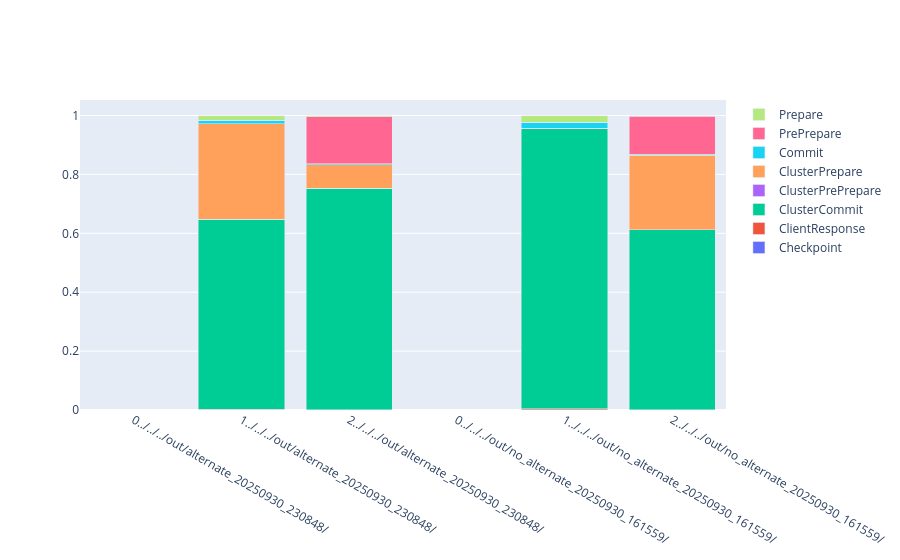

Notebook source saved alongside this figure:
### Code cell
types = ["Checkpoint",	"ClientResponse"	,"ClusterCommit"	,"ClusterPrePrepare"	,"ClusterPrepare"	,"Commit"	,"PrePrepare"	,"Prepare"]

average_by_folder_and_role = df_with_bytes.groupby(["folder","Role"]).mean(numeric_only=True).reset_index()
total_bytes_sent = average_by_folder_and_role[["folder","Role"]+types].groupby(["folder","Role"]).sum().sum(axis=1).reset_index().set_index(["folder","Role"])
total_bytes_sent[0].index.set_names(['folder', 'Role'], inplace=True)

normalized_bytes_per_folder = (
    average_by_folder_and_role.set_index(["folder", "Role"])[types]
    .div(total_bytes_sent[0], axis=0)
    .reset_index()
)
normalized_bytes_per_folder["Role"]=average_by_folder_and_role["Role"]
fig = go.Figure()

for typ in types:
    fig.add_trace(go.Bar(x=normalized_bytes_per_folder.Role.apply(str)+normalized_bytes_per_folder.folder.apply(str),y=normalized_bytes_per_folder[typ],name=typ))
fig.update_layout(barmode='stack')
fig.show()

### Figure 1 — Plotly figure (JSON) as saved in the notebook; plotly's stock layout.template omitted (floating-point values rounded to 4 significant figures)
{"data": [{"name": "Checkpoint", "type": "bar", "x": ["0../../../out/alternate_20250930_230848/", "1../../../out/alternate_20250930_230848/", "2../../../out/alternate_20250930_230848/", "0../../../out/no_alternate_20250930_161559/", "1../../../out/no_alternate_20250930_161559/", "2../../../out/no_alternate_20250930_161559/"], "y": [NaN, 3.027e-05, 7.317e-06, NaN, 4.488e-05, 5.849e-06]}, {"name": "ClientResponse", "type": "bar", "x": ["0../../../out/alternate_20250930_230848/", "1../../../out/alternate_20250930_230848/", "2../../../out/alternate_20250930_230848/", "0../../../out/no_alternate_20250930_161559/", "1../../../out/no_alternate_20250930_161559/", "2../../../out/no_alternate_20250930_161559/"], "y": [NaN, 0.003181, 0.0007654, NaN, 0.004704, 0.0006111]}, {"name": "ClusterCommit", "type": "bar", "x": ["0../../../out/alternate_20250930_230848/", "1../../../out/alternate_20250930_230848/", "2../../../out/alternate_20250930_230848/", "0../../../out/no_alternate_20250930_161559/", "1../../../out/no_alternate_20250930_161559/", "2../../../out/no_alternate_20250930_161559/"], "y": [NaN, 0.6441, 0.7525, NaN, 0.9522, 0.612]}, {"name": "ClusterPrePrepare", "type": "bar", "x": ["0../../../out/alternate_20250930_230848/", "1../../../out/alternate_20250930_230848/", "2../../../out/alternate_20250930_230848/", "0../../../out/no_alternate_20250930_161559/", "1../../../out/no_alternate_20250930_161559/", "2../../../out/no_alternate_20250930_161559/"], "y": [NaN, 0.0002408, 5.829e-05, NaN, 0.0003573, 4.676e-05]}, {"name": "ClusterPrepare", "type": "bar", "x": ["0../../../out/alternate_20250930_230848/", "1../../../out/alternate_20250930_230848/", "2../../../out/alternate_20250930_230848/", "0../../../out/no_alternate_20250930_161559/", "1../../../out/no_alternate_20250930_161559/", "2../../../out/no_alternate_20250930_161559/"], "y": [NaN, 0.3236, 0.07902, NaN, 0.0, 0.253]}, {"name": "Commit", "type": "bar", "x": ["0../../../out/alternate_20250930_230848/", "1../../../out/alternate_20250930_230848/", "2../../../out/alternate_20250930_230848/", "0../../../out/no_alternate_20250930_161559/", "1../../../out/no_alternate_20250930_161559/", "2../../../out/no_alternate_20250930_161559/"], "y": [NaN, 0.01345, 0.003251, NaN, 0.01995, 0.002608]}, {"name": "PrePrepare", "type": "bar", "x": ["0../../../out/alternate_20250930_230848/", "1../../../out/alternate_20250930_230848/", "2../../../out/alternate_20250930_230848/", "0../../../out/no_alternate_20250930_161559/", "1../../../out/no_alternate_20250930_161559/", "2../../../out/no_alternate_20250930_161559/"], "y": [NaN, 0.0, 0.1607, NaN, 0.0, 0.1288]}, {"name": "Prepare", "type": "bar", "x": ["0../../../out/alternate_20250930_230848/", "1../../../out/alternate_20250930_230848/", "2../../../out/alternate_20250930_230848/", "0../../../out/no_alternate_20250930_161559/", "1../../../out/no_alternate_20250930_161559/", "2../../../out/no_alternate_20250930_161559/"], "y": [NaN, 0.01536, 0.003711, NaN, 0.02277, 0.002976]}], "layout": {"barmode": "stack"}}
